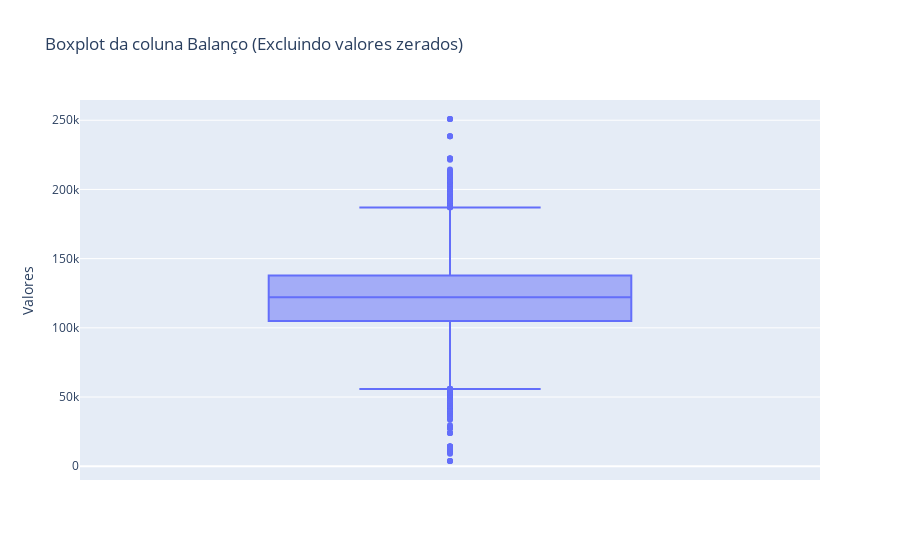

The notebook cell this image was saved under:
### Markdown cell above
### Verificando a coluna Balanço...

### Code cell
df_nao_zero = df[df['Balanco'] != 0]

fig = px.box(
    df_nao_zero, # ---> Fonte de dados
    y = 'Balanco', # ---> Coluna de plotagem
    title = 'Boxplot da coluna Balanço (Excluindo valores zerados)',
    labels = {'Balanco': 'Valores'}
)
fig.show()

### Figure 1 — Plotly figure (JSON) as saved in the notebook; plotly's stock layout.template omitted (floating-point values rounded to 4 significant figures; data arrays with more than 128 entries replaced by an {"elided": "..."} marker saying what was removed)
{"data": [{"alignmentgroup": "True", "hovertemplate": "Valores=%{y}<extra></extra>", "legendgroup": "", "marker": {"color": "#636efa"}, "name": "", "notched": false, "offsetgroup": "", "orientation": "v", "showlegend": false, "x0": " ", "xaxis": "x", "y": {"elided": "45675 float values"}, "y0": " ", "yaxis": "y", "type": "box"}], "layout": {"xaxis": {"anchor": "y", "domain": [0.0, 1.0]}, "yaxis": {"anchor": "x", "domain": [0.0, 1.0], "title": {"text": "Valores"}}, "legend": {"tracegroupgap": 0}, "title": {"text": "Boxplot da coluna Balanço (Excluindo valores zerados)"}, "boxmode": "group"}}
